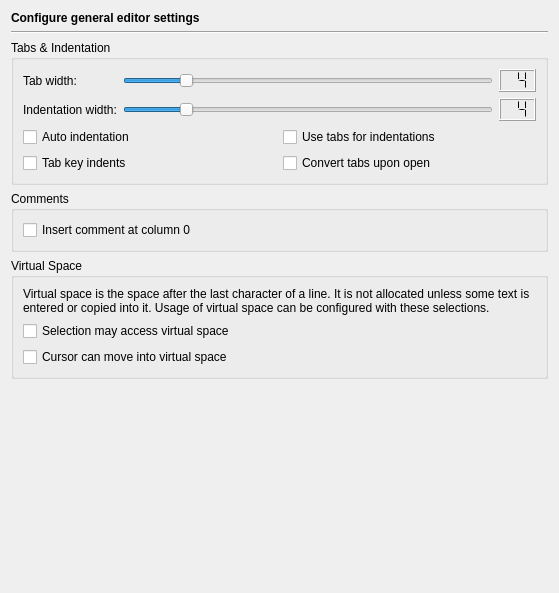
<?xml version="1.0" encoding="UTF-8"?>
<ui version="4.0">
 <class>EditorGeneralPage</class>
 <widget class="QWidget" name="EditorGeneralPage">
  <property name="geometry">
   <rect>
    <x>0</x>
    <y>0</y>
    <width>559</width>
    <height>593</height>
   </rect>
  </property>
  <layout class="QVBoxLayout" name="verticalLayout_3">
   <item>
    <widget class="QLabel" name="headerLabel">
     <property name="text">
      <string>&lt;b&gt;Configure general editor settings&lt;/b&gt;</string>
     </property>
    </widget>
   </item>
   <item>
    <widget class="Line" name="line2">
     <property name="frameShape">
      <enum>QFrame::HLine</enum>
     </property>
     <property name="frameShadow">
      <enum>QFrame::Sunken</enum>
     </property>
     <property name="orientation">
      <enum>Qt::Horizontal</enum>
     </property>
    </widget>
   </item>
   <item>
    <widget class="QGroupBox" name="groupBox_5">
     <property name="title">
      <string>Tabs &amp;&amp; Indentation</string>
     </property>
     <layout class="QVBoxLayout" name="verticalLayout_2">
      <item>
       <layout class="QGridLayout">
        <item row="0" column="0">
         <widget class="QLabel" name="TextLabel13_3">
          <property name="text">
           <string>Tab width:</string>
          </property>
          <property name="buddy">
           <cstring>tabwidthSlider</cstring>
          </property>
         </widget>
        </item>
        <item row="0" column="1">
         <widget class="QSlider" name="tabwidthSlider">
          <property name="toolTip">
           <string>Move to set the tab width.</string>
          </property>
          <property name="minimum">
           <number>1</number>
          </property>
          <property name="maximum">
           <number>20</number>
          </property>
          <property name="value">
           <number>4</number>
          </property>
          <property name="orientation">
           <enum>Qt::Horizontal</enum>
          </property>
          <property name="tickInterval">
           <number>1</number>
          </property>
         </widget>
        </item>
        <item row="0" column="2">
         <widget class="QLCDNumber" name="tabwidthLCD">
          <property name="toolTip">
           <string>Displays the selected tab width.</string>
          </property>
          <property name="digitCount">
           <number>2</number>
          </property>
          <property name="segmentStyle">
           <enum>QLCDNumber::Flat</enum>
          </property>
          <property name="value" stdset="0">
           <double>4.000000000000000</double>
          </property>
         </widget>
        </item>
        <item row="1" column="0">
         <widget class="QLabel" name="TextLabel13_2_3">
          <property name="text">
           <string>Indentation width:</string>
          </property>
          <property name="buddy">
           <cstring>indentwidthSlider</cstring>
          </property>
         </widget>
        </item>
        <item row="1" column="1">
         <widget class="QSlider" name="indentwidthSlider">
          <property name="toolTip">
           <string>Move to set the indentation width.</string>
          </property>
          <property name="minimum">
           <number>1</number>
          </property>
          <property name="maximum">
           <number>20</number>
          </property>
          <property name="value">
           <number>4</number>
          </property>
          <property name="orientation">
           <enum>Qt::Horizontal</enum>
          </property>
          <property name="tickInterval">
           <number>1</number>
          </property>
         </widget>
        </item>
        <item row="1" column="2">
         <widget class="QLCDNumber" name="indentwidthLCD">
          <property name="toolTip">
           <string>Displays the selected indentation width.</string>
          </property>
          <property name="digitCount">
           <number>2</number>
          </property>
          <property name="segmentStyle">
           <enum>QLCDNumber::Flat</enum>
          </property>
          <property name="value" stdset="0">
           <double>4.000000000000000</double>
          </property>
         </widget>
        </item>
       </layout>
      </item>
      <item>
       <layout class="QGridLayout" name="gridLayout_2">
        <item row="0" column="0">
         <widget class="QCheckBox" name="autoindentCheckBox">
          <property name="toolTip">
           <string>Select whether autoindentation shall be enabled</string>
          </property>
          <property name="text">
           <string>Auto indentation</string>
          </property>
         </widget>
        </item>
        <item row="0" column="1">
         <widget class="QCheckBox" name="tabforindentationCheckBox">
          <property name="toolTip">
           <string>Select whether tab characters are used for indentations.</string>
          </property>
          <property name="text">
           <string>Use tabs for indentations</string>
          </property>
         </widget>
        </item>
        <item row="1" column="0">
         <widget class="QCheckBox" name="tabindentsCheckBox">
          <property name="toolTip">
           <string>Select whether pressing the tab key indents.</string>
          </property>
          <property name="text">
           <string>Tab key indents</string>
          </property>
         </widget>
        </item>
        <item row="1" column="1">
         <widget class="QCheckBox" name="converttabsCheckBox">
          <property name="toolTip">
           <string>Select whether tabs shall be converted upon opening the file</string>
          </property>
          <property name="text">
           <string>Convert tabs upon open</string>
          </property>
         </widget>
        </item>
       </layout>
      </item>
     </layout>
    </widget>
   </item>
   <item>
    <widget class="QGroupBox" name="groupBox">
     <property name="title">
      <string>Comments</string>
     </property>
     <layout class="QGridLayout" name="gridLayout">
      <item row="0" column="0">
       <widget class="QCheckBox" name="comment0CheckBox">
        <property name="toolTip">
         <string>Select to insert the comment sign at column 0</string>
        </property>
        <property name="whatsThis">
         <string>&lt;b&gt;Insert comment at column 0&lt;/b&gt;&lt;p&gt;Select to insert the comment sign at column 0. Otherwise, the comment sign is inserted at the first non-whitespace position.&lt;/p&gt;</string>
        </property>
        <property name="text">
         <string>Insert comment at column 0</string>
        </property>
       </widget>
      </item>
     </layout>
    </widget>
   </item>
   <item>
    <widget class="QGroupBox" name="groupBox_2">
     <property name="title">
      <string>Virtual Space</string>
     </property>
     <layout class="QVBoxLayout" name="verticalLayout">
      <item>
       <widget class="QLabel" name="label">
        <property name="text">
         <string>Virtual space is the space after the last character of a line. It is not allocated unless some text is entered or copied into it. Usage of virtual space can be configured with these selections.</string>
        </property>
        <property name="wordWrap">
         <bool>true</bool>
        </property>
       </widget>
      </item>
      <item>
       <widget class="QCheckBox" name="vsSelectionCheckBox">
        <property name="toolTip">
         <string>Select to enable a rectangular selection to extend into virtual space</string>
        </property>
        <property name="text">
         <string>Selection may access virtual space</string>
        </property>
       </widget>
      </item>
      <item>
       <widget class="QCheckBox" name="vsUserCheckBox">
        <property name="toolTip">
         <string>Select to allow the cursor to be moved into virtual space</string>
        </property>
        <property name="text">
         <string>Cursor can move into virtual space</string>
        </property>
       </widget>
      </item>
     </layout>
    </widget>
   </item>
   <item>
    <spacer>
     <property name="orientation">
      <enum>Qt::Vertical</enum>
     </property>
     <property name="sizeHint" stdset="0">
      <size>
       <width>535</width>
       <height>101</height>
      </size>
     </property>
    </spacer>
   </item>
  </layout>
 </widget>
 <tabstops>
  <tabstop>tabwidthSlider</tabstop>
  <tabstop>indentwidthSlider</tabstop>
  <tabstop>autoindentCheckBox</tabstop>
  <tabstop>tabindentsCheckBox</tabstop>
  <tabstop>tabforindentationCheckBox</tabstop>
  <tabstop>converttabsCheckBox</tabstop>
 </tabstops>
 <resources/>
 <connections>
  <connection>
   <sender>tabwidthSlider</sender>
   <signal>valueChanged(int)</signal>
   <receiver>tabwidthLCD</receiver>
   <slot>display(int)</slot>
   <hints>
    <hint type="sourcelabel">
     <x>384</x>
     <y>81</y>
    </hint>
    <hint type="destinationlabel">
     <x>415</x>
     <y>82</y>
    </hint>
   </hints>
  </connection>
  <connection>
   <sender>indentwidthSlider</sender>
   <signal>valueChanged(int)</signal>
   <receiver>indentwidthLCD</receiver>
   <slot>display(int)</slot>
   <hints>
    <hint type="sourcelabel">
     <x>384</x>
     <y>110</y>
    </hint>
    <hint type="destinationlabel">
     <x>410</x>
     <y>110</y>
    </hint>
   </hints>
  </connection>
 </connections>
</ui>
